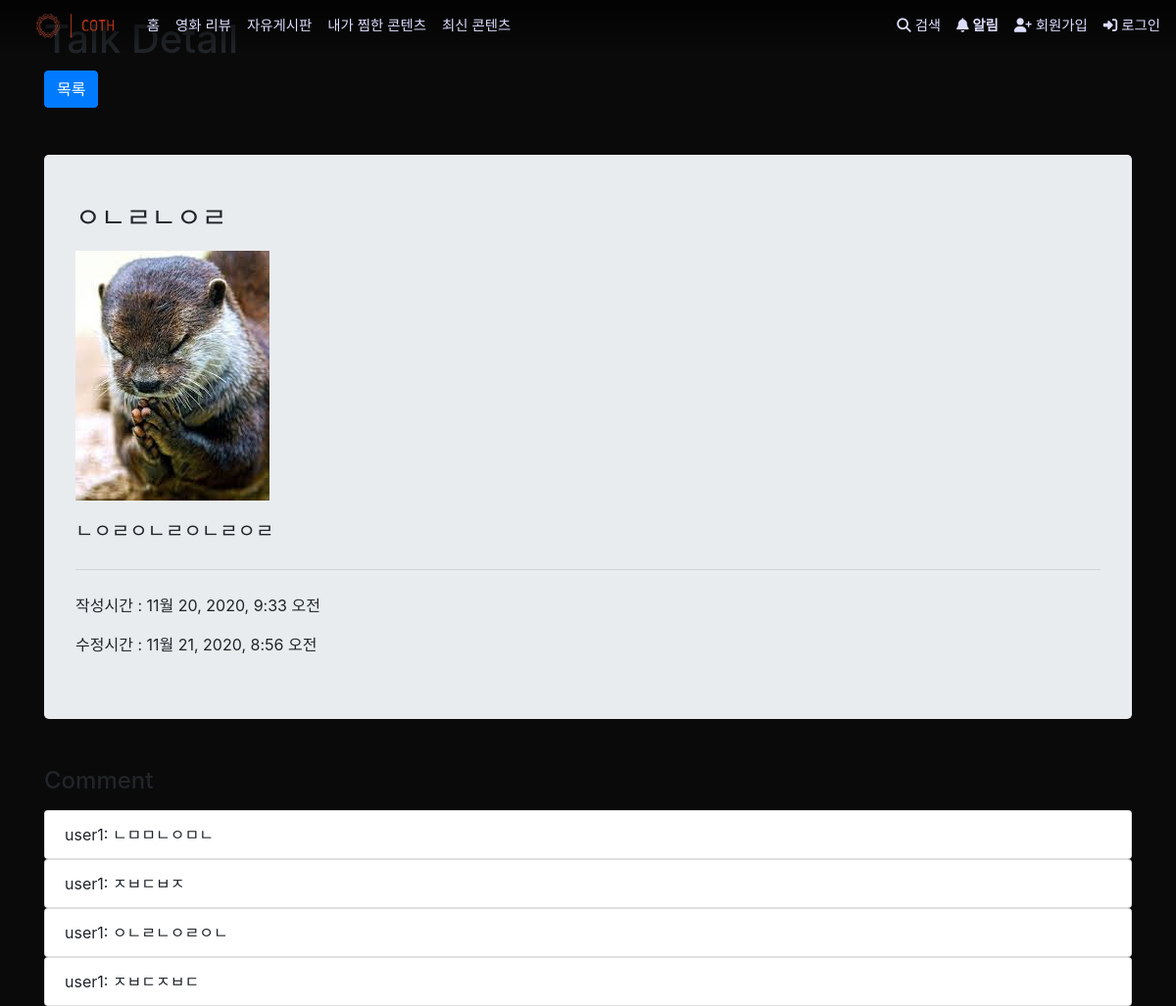
Page /articles/talk/4/ on the committed database.
### articles/models.py (models this page shows, shortened)
class TalkArticle(models.Model):
    user = models.ForeignKey(settings.AUTH_USER_MODEL, on_delete=models.CASCADE)
    title = models.CharField(max_length=50)
    content = models.TextField()
    created_at = models.DateTimeField(auto_now_add=True)
    updated_at = models.DateTimeField(auto_now=True)
    image = models.ImageField(blank=True, upload_to='%Y/%m/%d')
    hits = models.PositiveIntegerField(default=0)

class TalkComment(models.Model):
    user = models.ForeignKey(settings.AUTH_USER_MODEL, on_delete=models.CASCADE)
    talk_article = models.ForeignKey(TalkArticle, on_delete=models.CASCADE)
    content = models.CharField(max_length=100)

### accounts/models.py (models this page shows)
class User(AbstractUser):
    followers = models.ManyToManyField('self', symmetrical=False, related_name='followings')
    image = ProcessedImageField(blank=True,
                                processors=[Thumbnail(150, 150)],
                                format='png',
                                options={'quality': 100},
                                upload_to='%Y/%m/%d')
    selfpr = models.CharField(max_length=100)
    nickname = models.CharField(max_length=20)

### articles/views.py (the view)
# urls.py: path('talk/<int:talk_pk>/', views.talk_detail, name='talk_detail'),
@require_GET
def talk_detail(request, talk_pk):
    talk = get_object_or_404(TalkArticle, pk=talk_pk)
    talk.hits += 1
    talk.save()
    talk_comment_form = TalkCommentForm()
    talk_comments = talk.talkcomment_set.all()
    context = {
        'talk': talk,
        'talk_comment_form': talk_comment_form,
        'talk_comments': talk_comments,
    }
    return render(request, 'articles/talk_detail.html', context)

### articles/templates/articles/talk_detail.html (shortened to what this page needs)
{% extends 'base.html' %}
{% load bootstrap4 %}
{% block content %}
  <div class="mb-5">
    <h1>Talk Detail</h1>
    <a class="btn btn-primary" href="{% url 'articles:talk_index' %}">목록</a>
  </div>
  <div class="jumbotron py-5">
    <h3 class="display-5 mb-3">{{ talk.title }}</h3>
    {% if talk.image %}
      <img class="mb-3" src="{{ talk.image.url }}" alt="{{ talk.image }}">
    {% endif %}
    <p class="lead">{{ talk.content }}</p>
    <hr class="my-4">
    <p>작성시간 : {{ talk.created_at }}</p>
    <p>수정시간 : {{ talk.updated_at }}</p>
  </div>
  <hr>
  <div>
    <h4 class="mb-3">Comment</h4>
    <div class="mb-5">
      {% for talk_comment in talk_comments %}
        <ul class="list-group pl-0">
          <div class="list-group-item d-flex justify-content-between">
            <li class="d-inline">{{talk_comment.user}}: {{ talk_comment.content }}</li>
          </div>
        </ul>
      {% endfor %}
    </div>
  </div>
{% endblock %}

### mainstatic/src/stylesheets/init.css (style rules this page uses)
html, body { margin: 0; padding: 0; width: 100%; height: 100%; background-color: rgb(10,10,10); font-size: 16px; }
html { box-sizing: border-box; font-family: sans-serif; }
*, *:after, *:before { box-sizing: inherit; }
li, ul { margin: 0; padding: 0; border: 0; font-size: 100%; font: inherit; vertical-align: baseline; }
ul { list-style: none; }

### rows in the picture
TalkArticle: title "ㅇㄴㄹㄴㅇㄹ", image (picture), content "ㄴㅇㄹㅇㄴㄹㅇㄴㄹㅇㄹ", created_at "11월 20, 2020, 9:33 오전", updated_at "11월 21, 2020, 8:56 오전"
TalkComment: user "user1", content "ㄴㅁㅁㄴㅇㅁㄴ"
TalkComment: user "user1", content "ㅈㅂㄷㅂㅈ"
TalkComment: user "user1", content "ㅇㄴㄹㄴㅇㄹㅇㄴ"
TalkComment: user "user1", content "ㅈㅂㄷㅈㅂㄷ"
